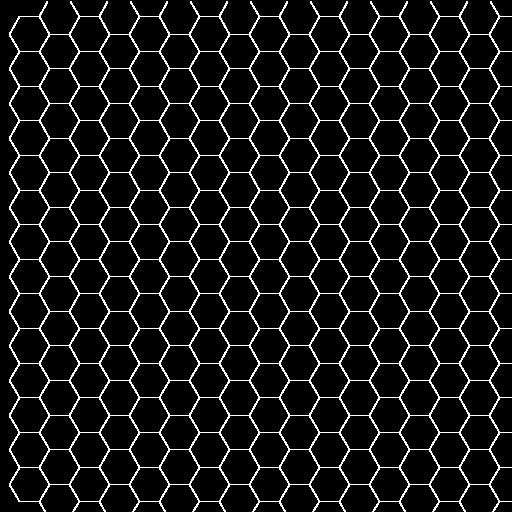
#> input picture hexagonal_network_100.jpeg, 512 x 512 px
$ python -i classic_seg.py   (imports and definitions only)
#> lines starting #> are read from the running program, lines starting #| are printed output that depends on the picture; after the words box and inside, x2 and y2 are one past the last pixel; in counts of white or black regions, pixels touching at a corner belong together
#> further down, picture is the input picture: shape (512, 512, 3); min 0, max 255, mean 24.8
from __future__ import annotations

"""Classic, CPU-friendly segmentation methods for ZO-1 images.

This module provides a lightweight Otsu/adaptive thresholding routine that
approximates the behaviour of the deep learning models used elsewhere in the
app but runs entirely on the CPU.

Each function expects an 8-bit single channel image (``img_u8``).  Colour
images should be converted to grayscale before calling these functions.
The function returns a label image where each integer corresponds to a cell,
the binary membrane mask used for seeding, and a dictionary of basic summary
statistics (cell count and mean/median area/diameter).

Example
-------
>>> labels, membrane, stats = segment_zo1_otsu(img)
"""

from dataclasses import dataclass
from typing import Dict, Tuple, Optional

import numpy as np
import cv2
from skimage import filters, morphology, segmentation, measure, feature, util


@dataclass
class SegmentationResult:
    """Container for segmentation output."""

    labels: np.ndarray  # int32 labelled image
    membrane: np.ndarray  # bool membrane mask
    stats: Dict[str, float]
    binary_mask: Optional[np.ndarray] = None  # raw threshold mask


def _postprocess_and_watershed(
    mem_mask: np.ndarray,
    img_u8: np.ndarray,
    min_obj: int = 200,
    min_peak_dist: int = 8,
    skeleton_thickness: int = 1,
) -> Tuple[np.ndarray, np.ndarray]:
    """Refine membrane mask and apply watershed to obtain cell labels and a skeleton.

    Parameters
    ----------
    mem_mask : np.ndarray
        Initial membrane mask.
    img_u8 : np.ndarray
        Original grayscale image.
    min_obj : int, optional
        Minimum object size for cleaning, by default 200.
    min_peak_dist : int, optional
        Minimum distance between watershed seeds, by default 8.
    skeleton_thickness : int, optional
        Pixel thickness of the returned skeleton, by default 1 (single-pixel).

    Returns
    -------
    Tuple[np.ndarray, np.ndarray]
        Labelled image and processed skeleton mask.
    """

    mem = morphology.remove_small_objects(mem_mask.astype(bool), min_size=5)
    mem = morphology.binary_closing(mem, morphology.disk(1))
    mem = morphology.binary_dilation(mem, morphology.disk(1))
    mem = mem.astype(np.uint8)

    inside = 1 - mem
    dist = cv2.distanceTransform(inside, cv2.DIST_L2, 3)
    dist_supp = cv2.GaussianBlur(dist, (0, 0), 1.0)
    peaks = feature.peak_local_max(
        dist_supp,
        labels=inside.astype(bool),
        min_distance=min_peak_dist,
        exclude_border=False,
    )
    markers = np.zeros_like(img_u8, dtype=np.int32)
    for i, (r, c) in enumerate(peaks, start=1):
        markers[r, c] = i
    markers = morphology.dilation(markers, morphology.disk(1))

    grad = filters.sobel(img_u8)
    lab = segmentation.watershed(grad, markers=markers, mask=inside.astype(bool))
    lab = morphology.remove_small_objects(lab, min_size=min_obj)

    # Extract boundaries from the labelled regions to avoid spurious lines
    skel = segmentation.find_boundaries(lab, mode="outer")
    if skeleton_thickness > 1:
        skel = morphology.dilation(skel, morphology.disk(max(1, skeleton_thickness // 2)))

    return lab.astype(np.int32), skel.astype(bool)


# [41 lines left out: function compute_cell_metrics, not called in this run]


def _apply_ridge(img: np.ndarray) -> np.ndarray:
    """Enhance thin membranes using a ridge filter."""

    ridge = filters.sato(img.astype(float), sigmas=(1, 2, 3))
    ridge = ridge > np.percentile(ridge, 70)
    return ridge.astype(np.uint8)


def segment_zo1_otsu(
    img_u8: np.ndarray,
    adaptive: bool = False,
    block: int = 51,
    offset: float = 0.0,
    min_obj: int = 200,
    smooth_sigma: float = 1.0,
    use_ridge: bool = True,
    min_peak_dist: int = 8,
    thresh_multiplier: float = 1.0,
    skeleton_thickness: int = 1,
    denoise_size: int = 3,
) -> SegmentationResult:
    """Segment membranes using Otsu or adaptive thresholding.

    Parameters
    ----------
    img_u8 : np.ndarray
        Input 8-bit image.
    adaptive : bool, optional
        Use adaptive thresholding instead of Otsu, by default False.
    block : int, optional
        Block size for adaptive thresholding, by default 51.
    offset : float, optional
        Offset for adaptive thresholding, by default 0.0.
    min_obj : int, optional
        Minimum object size for watershed, by default 200.
    smooth_sigma : float, optional
        Gaussian blur sigma, by default 1.0.
    use_ridge : bool, optional
        Apply ridge filtering before thresholding, by default True.
    min_peak_dist : int, optional
        Minimum distance between watershed peaks, by default 8.
    thresh_multiplier : float, optional
        Multiplier applied to Otsu threshold, by default 1.0.
    skeleton_thickness : int, optional
        Pixel thickness of the returned skeleton, by default 1.
    denoise_size : int, optional
        Kernel size for median filtering to remove salt-and-pepper noise,
        by default 3. If <= 1, no median filtering is applied.
    """
#> called with adaptive = False, block = 51, offset = 0, min_obj = 200, smooth_sigma = 1, use_ridge = True, min_peak_dist = 8, thresh_multiplier = 1

    # Remove salt-and-pepper noise prior to Gaussian smoothing
    if denoise_size and denoise_size > 1:
        if denoise_size % 2 == 0:
            denoise_size += 1  # kernel size must be odd
        prep = cv2.medianBlur(img_u8, denoise_size)
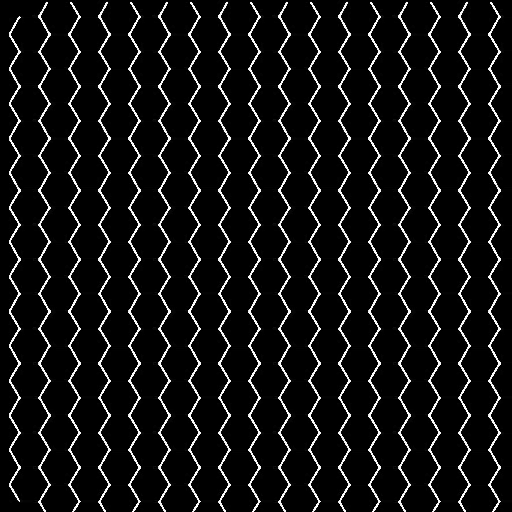
#> prep: shape (512, 512, 3); min 0, max 255, mean 20.6
    else:
        prep = img_u8

    blur = cv2.GaussianBlur(prep, (0, 0), smooth_sigma)
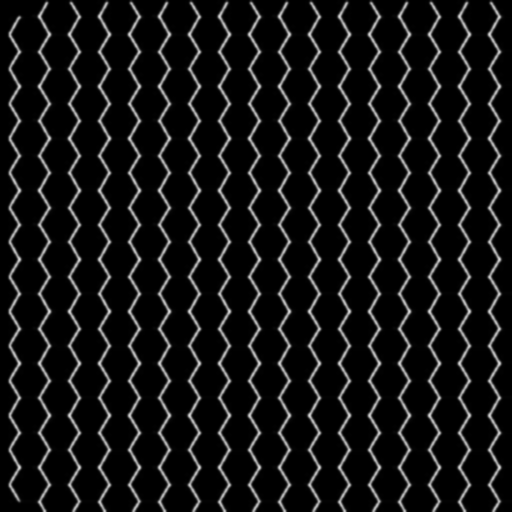
#> blur: shape (512, 512, 3); min 0, max 217, mean 20.6
    if adaptive:
        if block % 2 == 0:
            block += 1  # ensure odd
        thresh = filters.threshold_local(blur, block_size=block, offset=offset)
    else:
        thresh = filters.threshold_otsu(blur) * thresh_multiplier
#> thresh = 71
        thresh = np.clip(thresh, 0, 255)
    labels = (blur > thresh).astype(np.uint8)
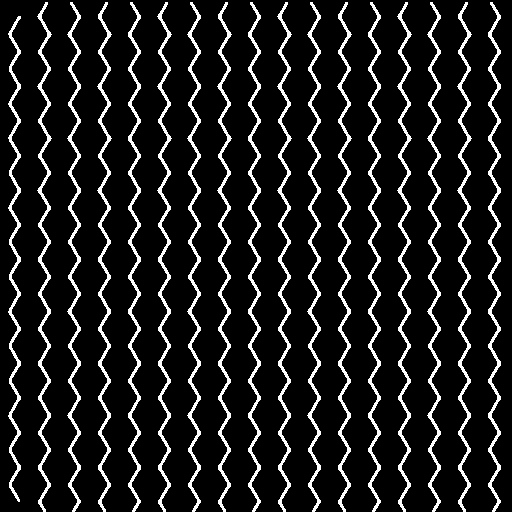
#> labels: shape (512, 512, 3); values 0 (black) and 1 (white), 12% white; 17 white regions, largest, box (x1, y1, x2, y2) and area: (67, 2, 81, 512) 1858, (187, 2, 201, 512) 1858, (307, 2, 321, 512) 1858

    mem = cv2.bitwise_and(labels, _apply_ridge(blur)) if use_ridge else labels
#> in _apply_ridge, `ridge = filters.sato(img.astype(float), sigmas=(1, 2, 3))`:
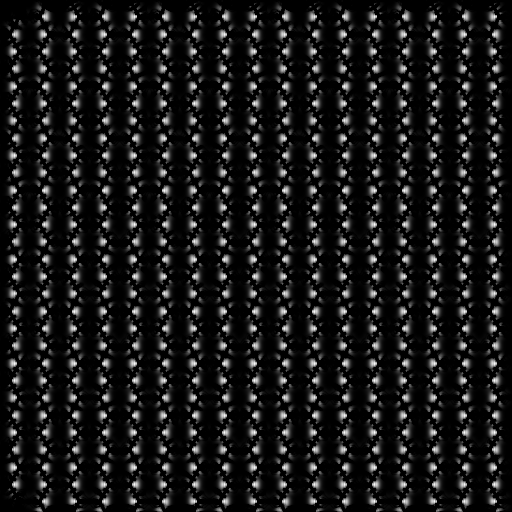
#> ridge: shape (512, 512, 3) float64; min 0, max 22.08, mean 2.2; drawn with min black and max white
#> in _apply_ridge, `ridge = ridge > np.percentile(ridge, 70)`:
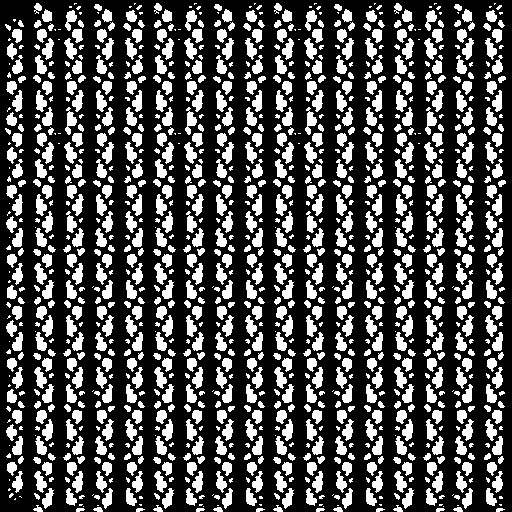
#> ridge: shape (512, 512, 3) bool; 30% white; 1256 white regions (380 under 20 px), largest, box (x1, y1, x2, y2) and area: (65, 107, 77, 135) 164, (185, 107, 197, 135) 164, (305, 107, 317, 135) 164
#> mem: shape (512, 512, 3); every value is 0
    lab, mem_proc = _postprocess_and_watershed(
        mem, blur, min_obj, min_peak_dist, skeleton_thickness
    )
    _, stats = compute_cell_metrics(lab)
    return SegmentationResult(lab, mem_proc, stats, labels)

>>> import cv2
>>> picture = cv2.imread('hexagonal_network_100.jpeg')
#> (the run stopped early here; a loop or call above may not have finished)

$ run again, on hexagonal_network_75.jpeg
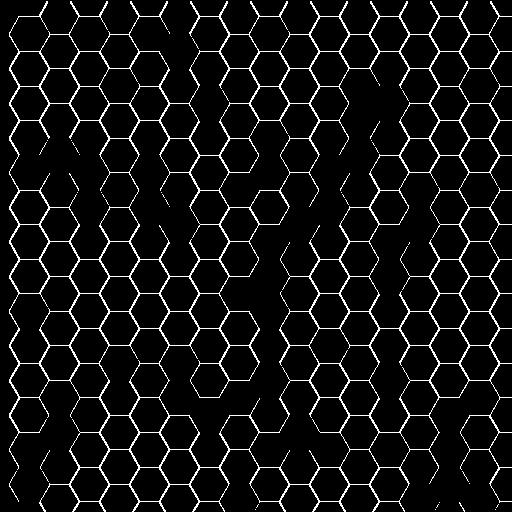
#> input picture hexagonal_network_75.jpeg, 512 x 512 px
#> picture is the input picture: shape (512, 512, 3); min 0, max 255, mean 19.3
#> thresh = 69
#> in segment_zo1_otsu, `labels = (blur > thresh).astype(np.uint8)`:
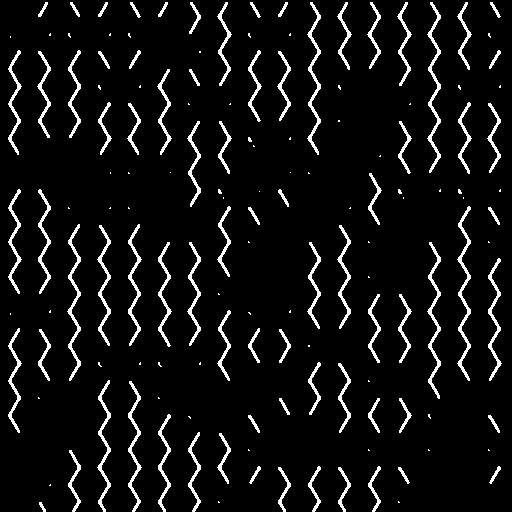
#> labels: shape (512, 512, 3); values 0 (black) and 1 (white), 6.9% white in thin lines or dots
#> in _apply_ridge, `ridge = ridge > np.percentile(ridge, 70)`:
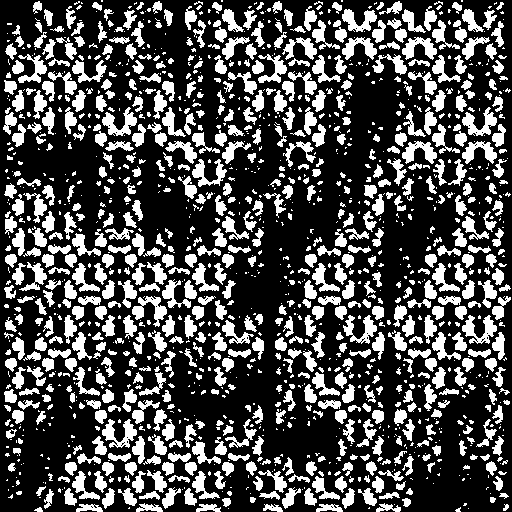
#> ridge: shape (512, 512, 3) bool; 30% white; 1518 white regions (827 under 20 px), largest, box (x1, y1, x2, y2) and area: (462, 315, 497, 344) 475, (102, 419, 137, 448) 475, (102, 107, 137, 136) 453
#> mem: shape (512, 512, 3); every value is 0
